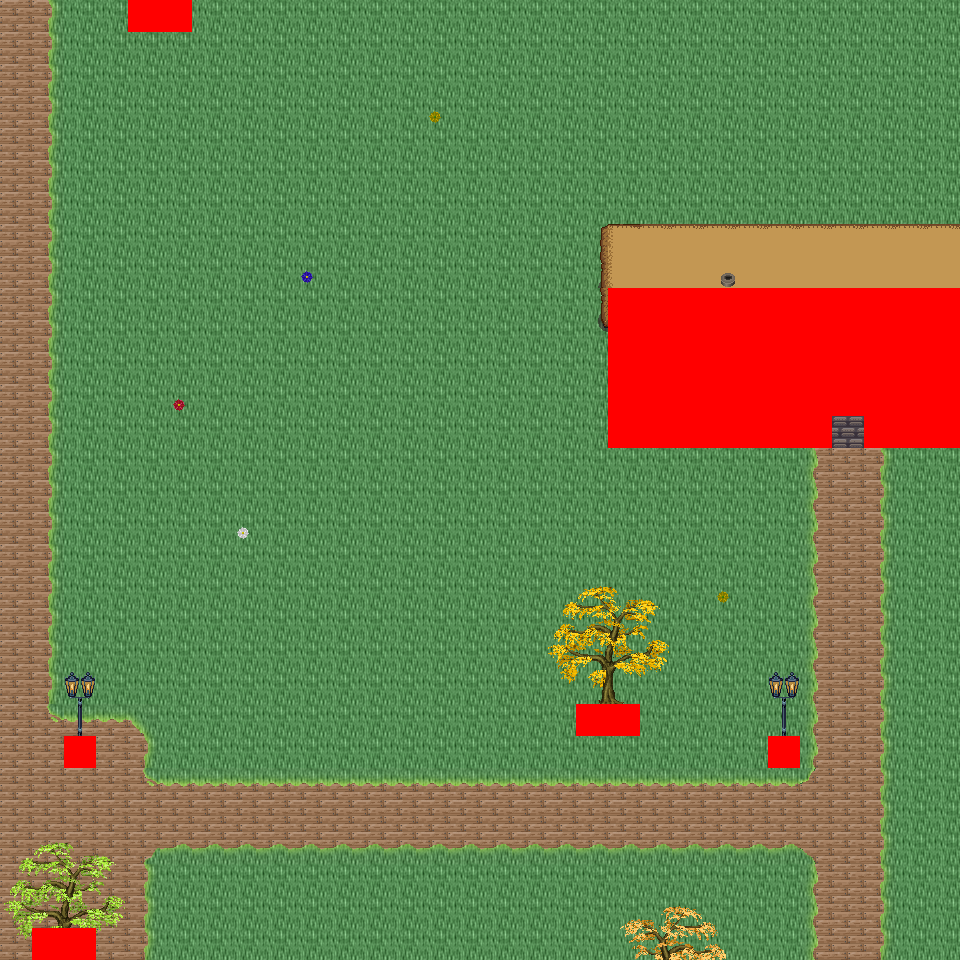

Tiled map render using the project's own tile images. Description and the map definition, with tile-layer contents summarised, below:
An orthogonal 30x30 tile map with 32x32 px tiles, 6 tile layers (Ground, Object, Object2, Above, ...), 54 tilesets and 7 objects (7x mapExit).

<map version="1.0" orientation="orthogonal" renderorder="right-down" width="30" height="30" tilewidth="32" tileheight="32" nextobjectid="8">
  <tileset firstgid="1" name="tileset_logic_collision" tilewidth="32" tileheight="32" tilecount="1" columns="1">
    <image source="../drawable/tileset_logic_collision.png" width="32" height="32" />
  </tileset>
  <tileset firstgid="2" name="tileset_ground_ground" tilewidth="32" tileheight="32" tilecount="33" columns="3">
    <image source="../drawable/tileset_ground_ground.png" width="96" height="352" />
  </tileset>
  <tileset firstgid="35" name="tileset_building_castle" tilewidth="32" tileheight="32" tilecount="320" columns="20">
    <image source="../drawable/tileset_building_castle.png" width="640" height="512" />
  </tileset>
  <tileset firstgid="355" name="tileset_item_weapon_cannon" tilewidth="32" tileheight="32" tilecount="12" columns="3">
    <image source="../drawable/tileset_item_weapon_cannon.png" width="96" height="128" />
  </tileset>
  <tileset firstgid="367" name="tileset_item_pot_barrels_1" tilewidth="32" tileheight="32" tilecount="8" columns="4">
    <image source="../drawable/tileset_item_pot_barrels_1.png" width="128" height="64" />
  </tileset>
  <tileset firstgid="375" name="tileset_building_door_door" tilewidth="32" tileheight="32" tilecount="6" columns="3">
    <image source="../drawable/tileset_building_door_door.png" width="96" height="64" />
  </tileset>
  <tileset firstgid="381" name="tileset_building_door_closed" tilewidth="32" tileheight="32" tilecount="1" columns="1">
    <image source="../drawable/tileset_building_door_closed.png" width="32" height="32" />
  </tileset>
  <tileset firstgid="382" name="tileset_building_window_window_centered" tilewidth="32" tileheight="32" tilecount="1" columns="1">
    <image source="../drawable/tileset_building_window_window_centered.png" width="32" height="32" />
  </tileset>
  <tileset firstgid="383" name="tileset_building_decoration_chimney_big" tilewidth="32" tileheight="32" tilecount="2" columns="1">
    <image source="../drawable/tileset_building_decoration_chimney_big.png" width="32" height="64" />
  </tileset>
  <tileset firstgid="385" name="tileset_ground_grass_edges" tilewidth="32" tileheight="32" tilecount="36" columns="12">
    <image source="../drawable/tileset_ground_grass_edges.png" width="384" height="96" />
  </tileset>
  <tileset firstgid="421" name="tileset_ground_grass_corners" tilewidth="32" tileheight="32" tilecount="24" columns="6">
    <image source="../drawable/tileset_ground_grass_corners.png" width="192" height="128" />
  </tileset>
  <tileset firstgid="445" name="tileset_plant_tree_fall_trees" tilewidth="32" tileheight="32" tilecount="40" columns="8">
    <image source="../drawable/tileset_plant_tree_fall_trees.png" width="256" height="160" />
  </tileset>
  <tileset firstgid="485" name="tileset_plant_tree_locust_tree" tilewidth="32" tileheight="32" tilecount="20" columns="4">
    <image source="../drawable/tileset_plant_tree_locust_tree.png" width="128" height="160" />
  </tileset>
  <tileset firstgid="505" name="tileset_furniture_chair_bench_white" tilewidth="32" tileheight="32" tilecount="8" columns="2">
    <image source="../drawable/tileset_furniture_chair_bench_white.png" width="64" height="128" />
  </tileset>
  <tileset firstgid="513" name="tileset_plant_flower_daisy_blue" tilewidth="32" tileheight="32" tilecount="8" columns="2">
    <image source="../drawable/tileset_plant_flower_daisy_blue.png" width="64" height="128" />
  </tileset>
  <tileset firstgid="521" name="tileset_plant_flower_daisy_red" tilewidth="32" tileheight="32" tilecount="8" columns="2">
    <image source="../drawable/tileset_plant_flower_daisy_red.png" width="64" height="128" />
  </tileset>
  <tileset firstgid="529" name="tileset_plant_flower_daisy_white" tilewidth="32" tileheight="32" tilecount="8" columns="2">
    <image source="../drawable/tileset_plant_flower_daisy_white.png" width="64" height="128" />
  </tileset>
  <tileset firstgid="537" name="tileset_plant_flower_daisy_yellow" tilewidth="32" tileheight="32" tilecount="8" columns="2">
    <image source="../drawable/tileset_plant_flower_daisy_yellow.png" width="64" height="128" />
  </tileset>
  <tileset firstgid="545" name="tileset_plant_flower_flower_bed_1" tilewidth="32" tileheight="32" tilecount="35" columns="7">
    <image source="../drawable/tileset_plant_flower_flower_bed_1.png" width="224" height="160" />
  </tileset>
  <tileset firstgid="580" name="tileset_plant_flower_planted_containers" tilewidth="32" tileheight="32" tilecount="16" columns="4">
    <image source="../drawable/tileset_plant_flower_planted_containers.png" width="128" height="128" />
  </tileset>
  <tileset firstgid="596" name="tileset_item_pot_pot_grey" tilewidth="32" tileheight="32" tilecount="1" columns="1">
    <image source="../drawable/tileset_item_pot_pot_grey.png" width="32" height="32" />
  </tileset>
  <tileset firstgid="597" name="tileset_item_pot_pot_burgundy" tilewidth="32" tileheight="32" tilecount="1" columns="1">
    <image source="../drawable/tileset_item_pot_pot_burgundy.png" width="32" height="32" />
  </tileset>
  <tileset firstgid="598" name="tileset_building_decoration_chimney" tilewidth="32" tileheight="32" tilecount="2" columns="1">
    <image source="../drawable/tileset_building_decoration_chimney.png" width="32" height="64" />
  </tileset>
  <tileset firstgid="600" name="tileset_furniture_light_lamp_blue" tilewidth="32" tileheight="32" tilecount="3" columns="1">
    <image source="../drawable/tileset_furniture_light_lamp_blue.png" width="32" height="96" />
  </tileset>
  <tileset firstgid="603" name="tileset_light_dim_light_7x5" tilewidth="32" tileheight="32" tilecount="35" columns="7">
    <image source="../drawable/tileset_light_dim_light_7x5.png" width="224" height="160" />
  </tileset>
  <tileset firstgid="638" name="tileset_logic_protection" tilewidth="32" tileheight="32" tilecount="2" columns="2">
    <image source="../drawable/tileset_logic_protection.png" width="64" height="32" />
  </tileset>
  <tileset firstgid="640" name="tileset_furniture_table_bazaar_table_1" tilewidth="32" tileheight="32" tilecount="4" columns="2">
    <image source="../drawable/tileset_furniture_table_bazaar_table_1.png" width="64" height="64" />
  </tileset>
  <tileset firstgid="644" name="tileset_furniture_table_bazaar_table_2" tilewidth="32" tileheight="32" tilecount="6" columns="2">
    <image source="../drawable/tileset_furniture_table_bazaar_table_2.png" width="64" height="96" />
  </tileset>
  <tileset firstgid="650" name="tileset_furniture_table_bazaar_table_3" tilewidth="32" tileheight="32" tilecount="6" columns="2">
    <image source="../drawable/tileset_furniture_table_bazaar_table_3.png" width="64" height="96" />
  </tileset>
  <tileset firstgid="656" name="tileset_furniture_table_bazaar_table_4" tilewidth="32" tileheight="32" tilecount="6" columns="2">
    <image source="../drawable/tileset_furniture_table_bazaar_table_4.png" width="64" height="96" />
  </tileset>
  <tileset firstgid="662" name="tileset_furniture_table_bazaar_table_5" tilewidth="32" tileheight="32" tilecount="6" columns="2">
    <image source="../drawable/tileset_furniture_table_bazaar_table_5.png" width="64" height="96" />
  </tileset>
  <tileset firstgid="668" name="tileset_furniture_table_flowers_on_bench2" tilewidth="32" tileheight="32" tilecount="6" columns="3">
    <image source="../drawable/tileset_furniture_table_flowers_on_bench2.png" width="96" height="64" />
  </tileset>
  <tileset firstgid="674" name="tileset_furniture_table_flowers_on_benches" tilewidth="32" tileheight="32" tilecount="10" columns="2">
    <image source="../drawable/tileset_furniture_table_flowers_on_benches.png" width="64" height="160" />
  </tileset>
  <tileset firstgid="684" name="tileset_furniture_table_vendors_table" tilewidth="32" tileheight="32" tilecount="35" columns="7">
    <image source="../drawable/tileset_furniture_table_vendors_table.png" width="224" height="160" />
  </tileset>
  <tileset firstgid="719" name="tileset_item_drink_bottles_and_cups" tilewidth="32" tileheight="32" tilecount="16" columns="4">
    <image source="../drawable/tileset_item_drink_bottles_and_cups.png" width="128" height="128" />
  </tileset>
  <tileset firstgid="735" name="tileset_item_drink_beers_and_flasks" tilewidth="32" tileheight="32" tilecount="12" columns="4">
    <image source="../drawable/tileset_item_drink_beers_and_flasks.png" width="128" height="96" />
  </tileset>
  <tileset firstgid="747" name="tileset_item_drink_casks" tilewidth="32" tileheight="32" tilecount="4" columns="2">
    <image source="../drawable/tileset_item_drink_casks.png" width="64" height="64" />
  </tileset>
  <tileset firstgid="751" name="tileset_item_food_meals_1" tilewidth="32" tileheight="32" tilecount="2" columns="2">
    <image source="../drawable/tileset_item_food_meals_1.png" width="64" height="32" />
  </tileset>
  <tileset firstgid="753" name="tileset_item_food_rustic_meals" tilewidth="32" tileheight="32" tilecount="2" columns="2">
    <image source="../drawable/tileset_item_food_rustic_meals.png" width="64" height="32" />
  </tileset>
  <tileset firstgid="755" name="tileset_item_household_food_preparation_2" tilewidth="32" tileheight="32" tilecount="4" columns="2">
    <image source="../drawable/tileset_item_household_food_preparation_2.png" width="64" height="64" />
  </tileset>
  <tileset firstgid="759" name="tileset_item_pot_barrels_2" tilewidth="32" tileheight="32" tilecount="8" columns="4">
    <image source="../drawable/tileset_item_pot_barrels_2.png" width="128" height="64" />
  </tileset>
  <tileset firstgid="767" name="tileset_item_drink_olive_oil_vinegar" tilewidth="32" tileheight="32" tilecount="4" columns="2">
    <image source="../drawable/tileset_item_drink_olive_oil_vinegar.png" width="64" height="64" />
  </tileset>
  <tileset firstgid="771" name="tileset_ground_ground_3" tilewidth="32" tileheight="32" tilecount="5" columns="5">
    <image source="../drawable/tileset_ground_ground_3.png" width="160" height="32" />
  </tileset>
  <tileset firstgid="776" name="tileset_building_decoration_banner" tilewidth="32" tileheight="32" tilecount="12" columns="1">
    <image source="../drawable/tileset_building_decoration_banner.png" width="32" height="384" />
  </tileset>
  <tileset firstgid="788" name="tileset_building_cottage" tilewidth="32" tileheight="32" tilecount="256" columns="16">
    <image source="../drawable/tileset_building_cottage.png" width="512" height="512" />
  </tileset>
  <tileset firstgid="1044" name="tileset_building_roof_thatched_roof" tilewidth="32" tileheight="32" tilecount="256" columns="16">
    <image source="../drawable/tileset_building_roof_thatched_roof.png" width="512" height="512" />
  </tileset>
  <tileset firstgid="1300" name="tileset_building_door_doors" tilewidth="32" tileheight="32" tilecount="256" columns="16">
    <image source="../drawable/tileset_building_door_doors.png" width="512" height="512" />
  </tileset>
  <tileset firstgid="1556" name="tileset_building_window_windows" tilewidth="32" tileheight="32" tilecount="256" columns="16">
    <image source="../drawable/tileset_building_window_windows.png" width="512" height="512" />
  </tileset>
  <tileset firstgid="1812" name="tileset_logic_portal" tilewidth="32" tileheight="32" tilecount="24" columns="8">
    <image source="../drawable/tileset_logic_portal.png" width="256" height="96" />
  </tileset>
  <tileset firstgid="1836" name="tileset_plant_bush_leafy" tilewidth="32" tileheight="32" tilecount="48" columns="8">
    <image source="../drawable/tileset_plant_bush_leafy.png" width="256" height="192" />
  </tileset>
  <tileset firstgid="1884" name="tileset_plant_bushes_and_trees" tilewidth="32" tileheight="32" tilecount="144" columns="16">
    <image source="../drawable/tileset_plant_bushes_and_trees.png" width="512" height="289" />
  </tileset>
  <tileset firstgid="2028" name="tileset_plant_bush_berried" tilewidth="32" tileheight="32" tilecount="60" columns="5">
    <image source="../drawable/tileset_plant_bush_berried.png" width="160" height="384" />
  </tileset>
  <tileset firstgid="2088" name="tileset_plant_bush_fern" tilewidth="32" tileheight="32" tilecount="32" columns="8">
    <image source="../drawable/tileset_plant_bush_fern.png" width="256" height="128" />
  </tileset>
  <tileset firstgid="2120" name="tileset_plant_bush_bush_pinks" tilewidth="32" tileheight="32" tilecount="4" columns="2">
    <image source="../drawable/tileset_plant_bush_bush_pinks.png" width="64" height="64" />
  </tileset>
  <layer name="Ground" width="30" height="30">
    <data>[900 cells, 900 non-empty, 2 distinct tile ids]</data>
  </layer>
  <layer name="Object" width="30" height="30">
    <data>[900 cells, 158 non-empty, 26 distinct tile ids]</data>
  </layer>
  <layer name="Object2" width="30" height="30">
    <data>[900 cells, 11 non-empty, 7 distinct tile ids]</data>
  </layer>
  <layer name="Above" width="30" height="30">
    <data>[900 cells, 92 non-empty, 53 distinct tile ids]</data>
  </layer>
  <layer name="Above2" width="30" height="30">
    <data>[900 cells, 1 non-empty, 1 distinct tile ids]</data>
  </layer>
  <layer name="Walkable" width="30" height="30">
    <data>[900 cells, 62 non-empty, 1 distinct tile ids]</data>
  </layer>
  <objectgroup name="MapEvents">
    <object id="1" name="north" type="mapExit" x="0" y="0" width="128" height="32">
      <properties>
        <property name="map" value="level_0_x36_y42" />
        <property name="x" value="0" />
        <property name="y" value="28" />
      </properties>
    </object>
    <object id="2" name="north2" type="mapExit" x="192" y="0" width="768" height="32">
      <properties>
        <property name="map" value="level_0_x36_y42" />
        <property name="x" value="6" />
        <property name="y" value="28" />
      </properties>
    </object>
    <object id="3" name="south" type="mapExit" x="0" y="928" width="32" height="32">
      <properties>
        <property name="map" value="level_0_x36_y44" />
        <property name="x" value="0" />
        <property name="y" value="1" />
      </properties>
    </object>
    <object id="4" name="south2" type="mapExit" x="96" y="928" width="864" height="32">
      <properties>
        <property name="map" value="level_0_x36_y44" />
        <property name="x" value="3" />
        <property name="y" value="1" />
      </properties>
    </object>
    <object id="5" name="west" type="mapExit" x="0" y="0" width="32" height="960">
      <properties>
        <property name="map" value="level_0_x35_y43" />
        <property name="x" value="28" />
        <property name="y" value="0" />
      </properties>
    </object>
    <object id="6" name="east" type="mapExit" x="928" y="0" width="32" height="288">
      <properties>
        <property name="map" value="level_0_x37_y43" />
        <property name="x" value="1" />
        <property name="y" value="0" />
      </properties>
    </object>
    <object id="7" name="east2" type="mapExit" x="928" y="448" width="32" height="512">
      <properties>
        <property name="map" value="level_0_x37_y43" />
        <property name="x" value="1" />
        <property name="y" value="14" />
      </properties>
    </object>
  </objectgroup>
</map>
